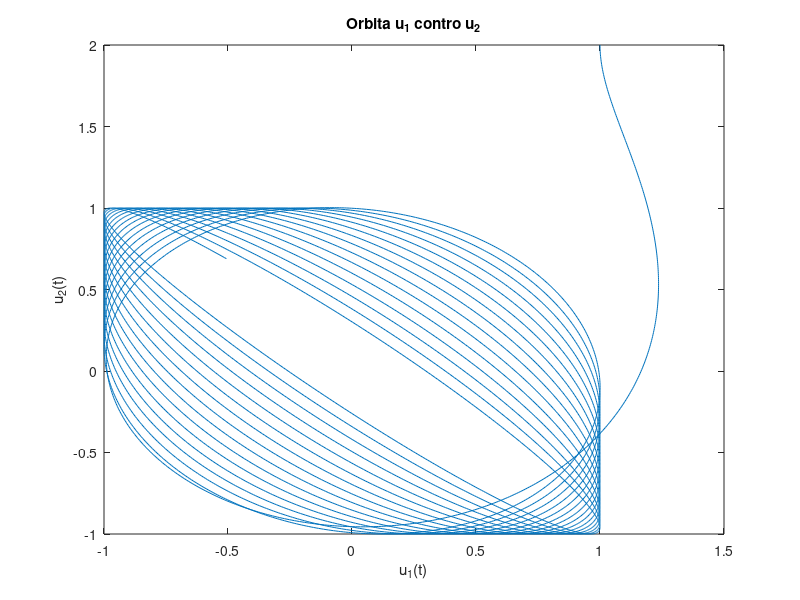

This figure's MATLAB source:
clear
close all

a = pi/3.1;
% a = sqrt(2);
tspan = 0:0.01:100;
u1 = @(t) exp(1).^(-t)+sin(t);
u2 = @(t) exp(1).^(-t) + cos(a.*t);

figure
plot(u1(tspan),u2(tspan))
title('Orbita u_1 contro u_2')
xlabel('u_1(t)')
ylabel('u_2(t)')